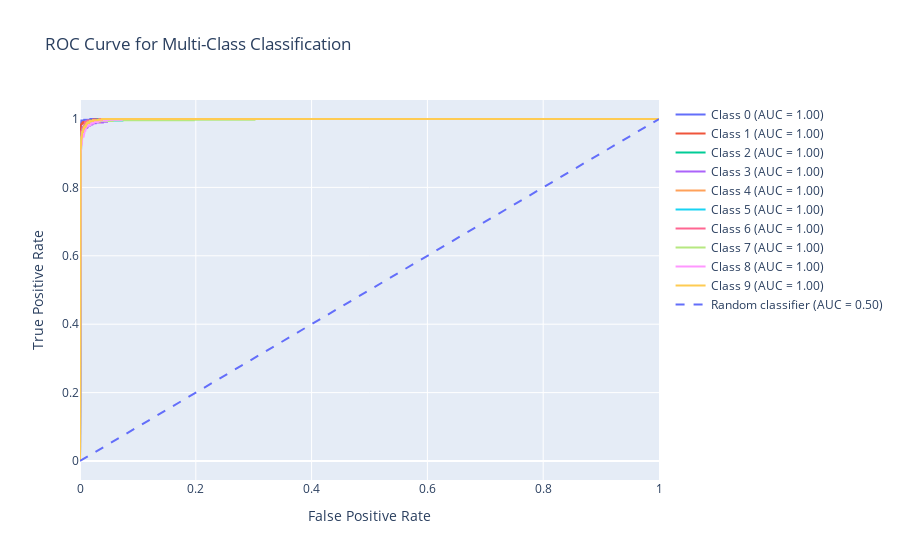

Write notebook code for a chart like this one.
### Code cell
import plotly.graph_objects as go

# Create an empty list to store the ROC curve traces
roc_traces = []

for i in range(n_classes):
    fpr, tpr, _ = roc_curve(all_labels_bin[:, i], all_outputs[:, i])
    roc_auc = auc(fpr, tpr)
    
    # Create a plotly trace for each class
    trace = go.Scatter(
        x=fpr, y=tpr, mode='lines', name=f'Class {i} (AUC = {roc_auc:.2f})'
    )
    roc_traces.append(trace)

# Plotting the diagonal line (random classifier line)
random_line = go.Scatter(
    x=[0, 1], y=[0, 1], mode='lines', line=dict(dash='dash'), name='Random classifier (AUC = 0.50)'
)

# Combine the traces
roc_traces.append(random_line)

# Create layout
layout = go.Layout(
    title="ROC Curve for Multi-Class Classification",
    xaxis=dict(title="False Positive Rate"),
    yaxis=dict(title="True Positive Rate"),
    showlegend=True
)

# Create the figure with all traces and layout
fig = go.Figure(data=roc_traces, layout=layout)

# Show the plot
fig.show()
